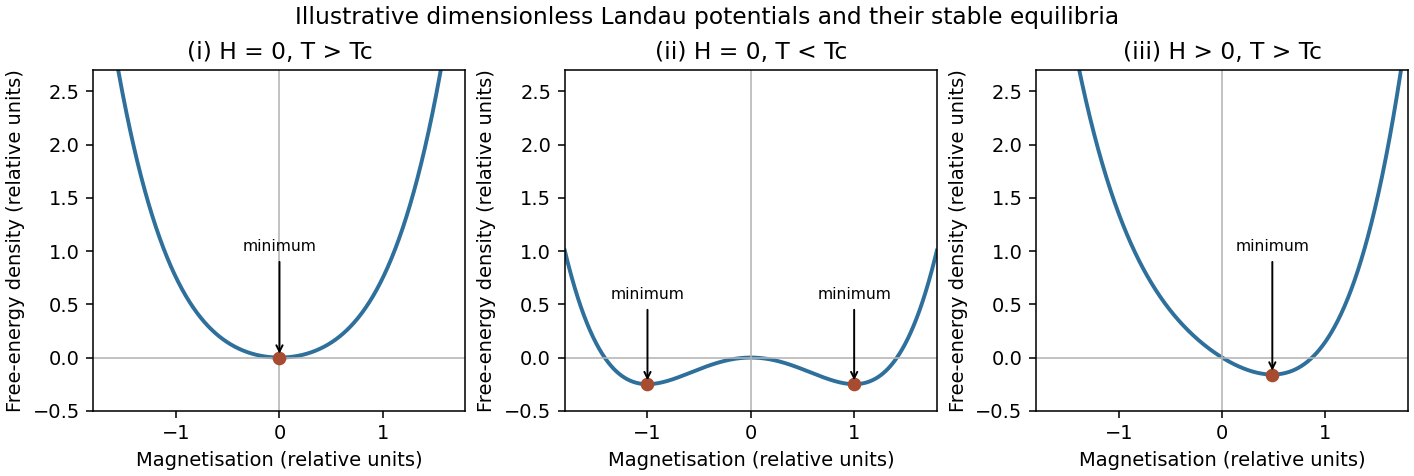

Write the Python code that produced this figure.
"""Original illustrative quartic Landau minima, not a reproduction of the exam graph.
Python 3.14, NumPy, Matplotlib. Chosen dimensionless coefficients; PNG basename to cwd.
"""
import numpy as np
import matplotlib.pyplot as plt
m=np.linspace(-1.8,1.8,1001);fig,axes=plt.subplots(1,3,figsize=(10.1,3.4),layout='constrained')
params=[(1,0,'(i) H = 0, T > Tc',np.array([0.])),(-1,0,'(ii) H = 0, T < Tc',np.array([-1.,1.])),(1,.6,'(iii) H > 0, T > Tc',None)]
for ax,(a,h,title,mins) in zip(axes,params):
 f=lambda m:a*m*m/2+m**4/4-h*m
 if mins is None:mins=np.array([z.real for z in np.roots([1,0,a,-h]) if abs(z.imag)<1e-12])
 ax.plot(m,f(m),color='#2e709b',lw=2);ax.axhline(0,color='0.7',lw=.8);ax.axvline(0,color='0.7',lw=.8);ax.plot(mins,f(mins),'o',color='#a74b31',ms=6)
 for mm in mins:ax.annotate('minimum',xy=(mm,f(mm)),xytext=(mm,.55 if a<0 else 1.0),ha='center',arrowprops={'arrowstyle':'->'},fontsize=8)
 ax.set(title=title,xlabel='Magnetisation (relative units)',ylabel='Free-energy density (relative units)',xlim=(-1.8,1.8),ylim=(-.5,2.7))
fig.suptitle('Illustrative dimensionless Landau potentials and their stable equilibria',fontsize=12)
fig.savefig('paper-1-tsp2013-landau-minima.png',dpi=140,facecolor='white')
